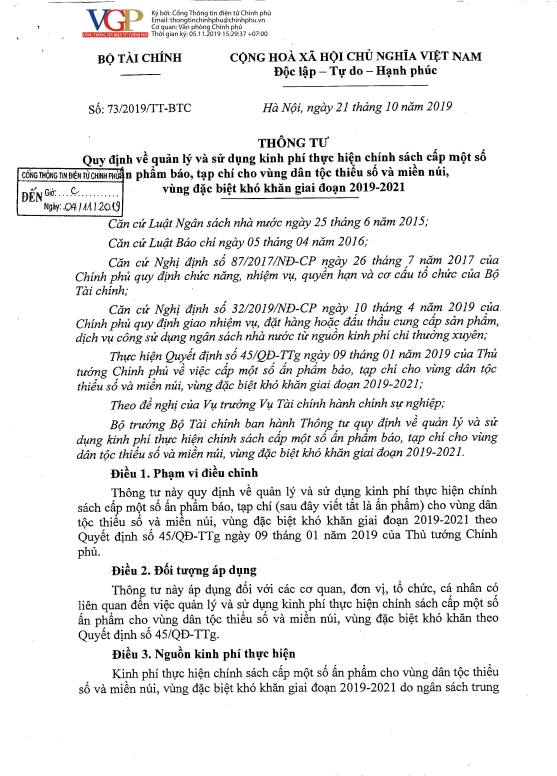
#> input picture Images/7.jpg, 1670 x 2328 px, found by its file name (shown at 1/3 size)
$ python autoDetect.py
#> lines starting #> are read from the running program, lines starting #| are printed output that depends on the picture; after the words box and inside, x2 and y2 are one past the last pixel; in counts of white or black regions, pixels touching at a corner belong together
import pytesseract
import cv2

import numpy as np

def IOU(boxA, boxB):
    xA = max(boxA[0], boxB[0])
    yA = max(boxA[1], boxB[1])
    xB = min(boxA[2], boxB[2])
    yB = min(boxA[3], boxB[3])

    interArea = max(0, xB - xA + 1) * max(0, yB - yA + 1)
    boxA_area = (boxA[2] - boxA[0] + 1) * (boxA[3] - boxA[1] + 1)
    boxB_area = (boxB[2] - boxB[0] + 1) * (boxB[3] - boxB[1] + 1)

    iou = interArea / float(boxA_area + boxB_area - interArea)

    return iou


img1_path = '/Images/7.jpg'
img2_path = 'Images/3.jpg'
img3_path = 'Images/33.jpg'
img4_path = r'D:\OCR\jquery-select-areas-master\example\image.png'

image1 = cv2.imread(img1_path)
#> image1 is the input picture: shape (2328, 1670, 3); mean B, G, R 236.6, 236.6, 236.8
img1 = cv2.resize(image1, (1653, 2339))
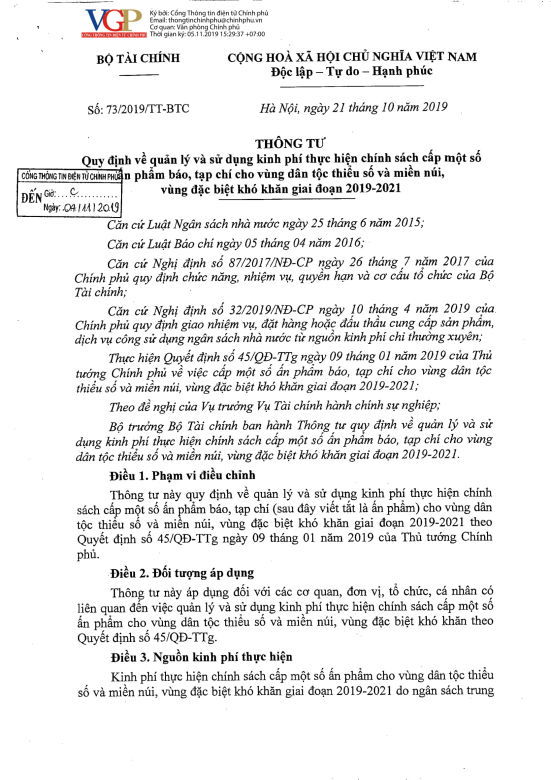
#> img1: shape (2339, 1653, 3) (shown at 1/3 size); mean B, G, R 236.5, 236.6, 236.7
gray1 = cv2.cvtColor(img1, cv2.COLOR_BGR2GRAY)

image2 = cv2.imread(img2_path)
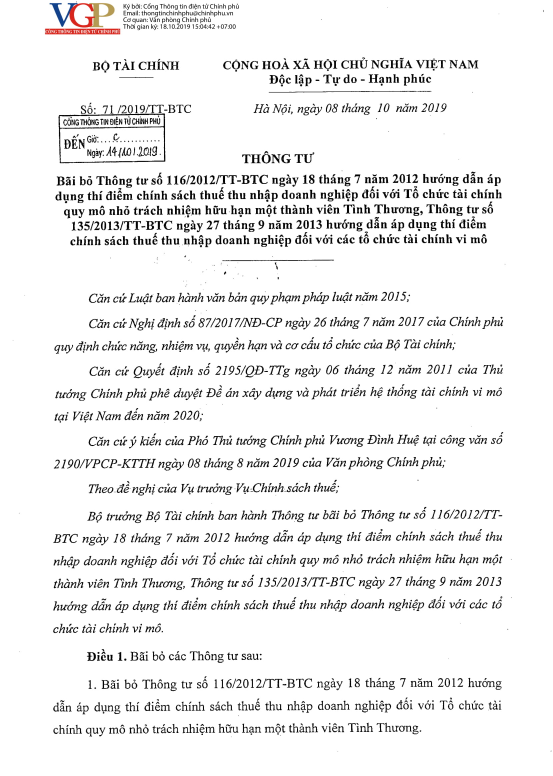
#> input picture Images/3.jpg, 1659 x 2328 px (shown at 1/3 size)
#> image2 is the input picture: shape (2328, 1659, 3); mean B, G, R 238.7, 238.8, 239
img2 = cv2.resize(image2, (1653, 2339))
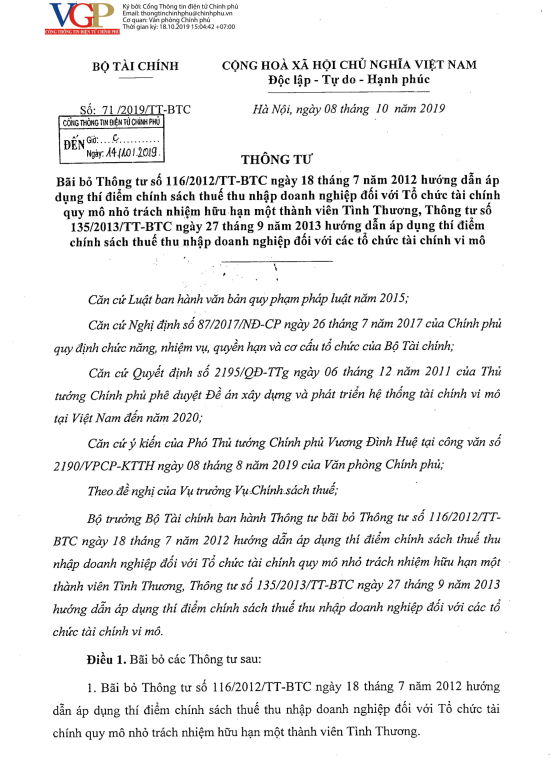
#> img2: shape (2339, 1653, 3) (shown at 1/3 size); mean B, G, R 238.7, 238.8, 239

image3 = cv2.imread(img3_path)
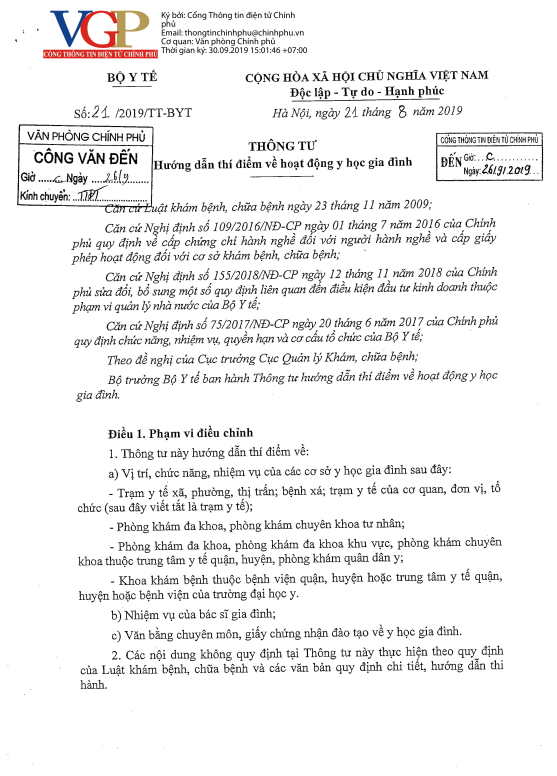
#> input picture Images/33.jpg, 1670 x 2328 px (shown at 1/3 size)
#> image3 is the input picture: shape (2328, 1670, 3); mean B, G, R 240.1, 240.2, 240.7
img3 = cv2.resize(image3, (1653, 2339))

def toGray(img):
    return cv2.cvtColor(img, cv2.COLOR_BGR2GRAY)

boxes = []
boxx = (484, 175, 1140, 383, 1, 2)
# boxy = (250, 140, 580, 250, 1, 1)
# boxz = (650, 140, 1450, 250, 1, 3)
# boxa = (650, 280, 1450, 390, 1, 4)
boxes.append(boxx)
# [20 lines of commented-out code are left out]

def findBoxContours(img, thresh_value, kernel_x, kernel_y):
    img = toGray(img)
    thresh = cv2.threshold(img, thresh_value, 255, cv2.THRESH_BINARY_INV)[1]

    kernel = cv2.getStructuringElement(cv2.MORPH_RECT, (kernel_x, kernel_y))
    dilate = cv2.dilate(thresh, kernel, iterations=1)

    contours = cv2.findContours(dilate.copy(), cv2.RETR_EXTERNAL, cv2.CHAIN_APPROX_SIMPLE)[0]
    # print(len(contours))
    boxes = []
    for c in contours:
        x, y, w, h = cv2.boundingRect(c)
        box = (x, y, x + w, y + h)
        boxes.append(box)
    # print(boxes)
    return boxes


def findRegion(boxO, img, iou_thresh, thresh_value, kernel_x, kernel_y):
    boxes = findBoxContours(img, thresh_value, kernel_x, kernel_y)
    rightBox = []
    for box in boxes:
        if IOU(boxO, box) > iou_thresh:
            #rightBox.append(box)
            RBox = (box[0], box[1], box[2], box[3], boxO[4], boxO[5])
            rightBox.append(RBox)
    return rightBox


def auto_detect(boxes, img, iou_thresh, thresh_value, kernel_x, kernel_y):
#> called with iou_thresh = 0.1, thresh_value = 90, kernel_x = 100, kernel_y = 10
    pts =[]
    for boxx in boxes:
        draw_box = findRegion(boxx, img, iou_thresh, thresh_value, kernel_x, kernel_y)
        for pt in draw_box:
            #cv2.rectangle(img, (pt[0], pt[1]), (pt[2], pt[3]), (90, 0, 255), 3)
            pts.append(pt)
#> this loop made 1 pass
#> pass 1, in findBoxContours, `thresh = cv2.threshold(img, thresh_value, 255, cv2.THRESH_BINARY_INV)[1]`:
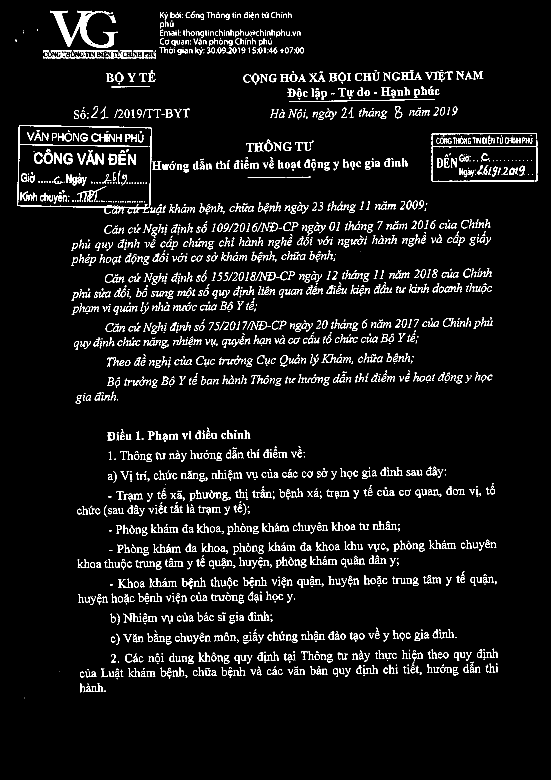
#> thresh: shape (2339, 1653) (shown at 1/3 size); 4.6% white in thin lines or dots, all inside (x1, y1, x2, y2) = (45, 32, 1612, 2095)
#> pass 1, in findBoxContours, `dilate = cv2.dilate(thresh, kernel, iterations=1)`:
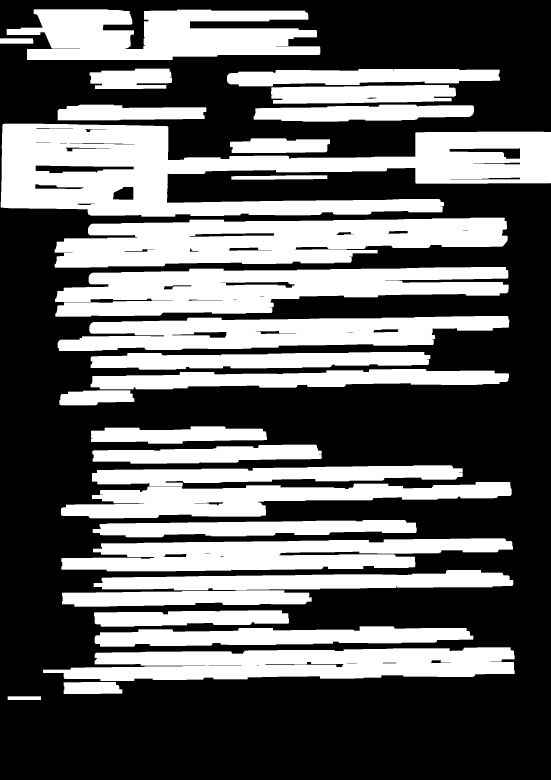
#> dilate: shape (2339, 1653) (shown at 1/3 size); 39.3% white; 29 white regions, largest, box (x1, y1, x2, y2) and area: (2, 371, 1653, 650) 246942, (164, 653, 1523, 803) 143771, (165, 801, 1526, 950) 130874
#> after the loop, pts = [(761, 314, 1422, 365, 1, 2), (813, 255, 1368, 311, 1, 2), (681, 207, 1500, 259, 1, 2)]
    return pts

kernel_x = 100
kernel_y = 10

thresh_value = 90

iou_thresh = 0.1

pts = auto_detect(boxes, img3, iou_thresh, thresh_value, kernel_x, kernel_y)

for pt in pts:
    cv2.rectangle(img3, (pt[0], pt[1]), (pt[2], pt[3]), (0, 90, 255), 3)
#> this loop made 3 passes
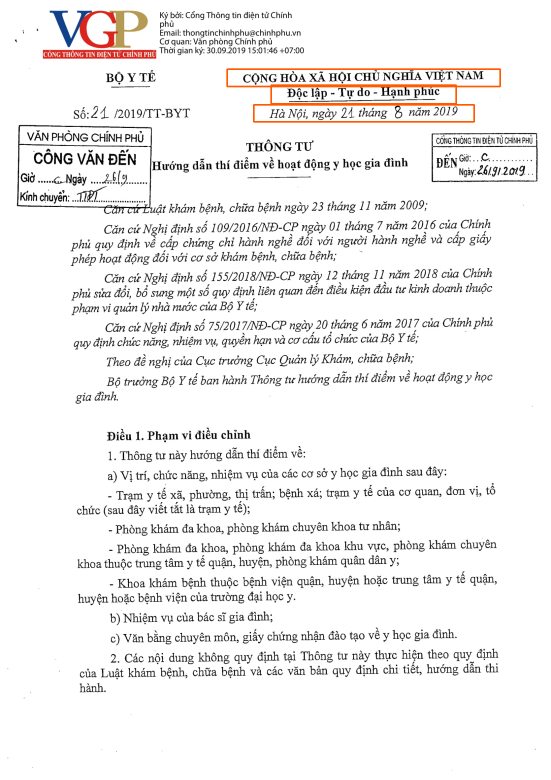
#> img3: shape (2339, 1653, 3) (shown at 1/3 size); mean B, G, R 238.8, 239.3, 240.6

ctr = findBoxContours(img3, thresh_value, kernel_x, kernel_y)
#> the loop in findBoxContours (call 2), `for c in contours:` made 29 passes
#> (x, y, w, h, box) on passes 2 to 13: (191, 2046, 176, 36, (191, 2046, 367, 2082)), (129, 1942, 1415, 101, (129, 1942, 1544, 2043)), (284, 1879, 1136, 61, (284, 1879, 1420, 1940)), (282, 1831, 585, 49, (282, 1831, 867, 1880)), (186, 1771, 749, 49, (186, 1771, 935, 1820)), (281, 1710, 1259, 61, (281, 1710, 1540, 1771)), (184, 1615, 1355, 99, (184, 1615, 1539, 1714)), (278, 1560, 972, 52, (278, 1560, 1250, 1612)), (183, 1446, 1352, 109, (183, 1446, 1535, 1555)), (276, 1396, 1112, 63, (276, 1396, 1388, 1459)), (277, 1334, 688, 57, (277, 1334, 965, 1391)), (273, 1279, 528, 52, (273, 1279, 801, 1331))
#> (c, x, y, w, h, box) on pass 1: ([[23, 2089], [23, 2099], [122, 2099], [122, 2089]], 23, 2089, 100, 11, (23, 2089, 123, 2100))
#> ctr = 29 items, first 6: (23, 2089, 123, 2100), (191, 2046, 367, 2082), (129, 1942, 1544, 2043), (284, 1879, 1420, 1940), (282, 1831, 867, 1880), (186, 1771, 935, 1820)
# print(ctr)

cv2.namedWindow('2', cv2.WINDOW_NORMAL)
cv2.imshow('2', img3)
cv2.waitKey(0)
